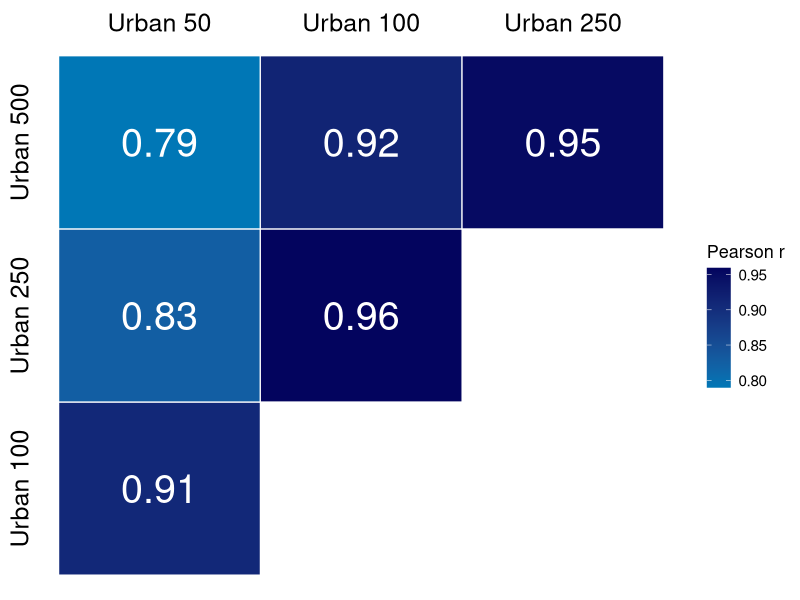

Here is the R script that generated this plot:
#####################################################################
#####################################################################
#####################################################################
###
### 0. Testing relationship beween urban density across scales
### Code by: Merin Reji Chacko
### Last edited: 21.01.2026
### 
#####################################################################
#####################################################################
#####################################################################
###
### Prep

rm(list=ls())

explanatory<-read.table("raw_data/explanatory_variables.txt", header = TRUE, sep = ";")

# Pairwise correlations + ggplot heatmap with values and legend forced to 0–1

library(Hmisc)
library(dplyr)
library(tidyr)
library(ggplot2)

density <- explanatory[,c("Urban_50", "Urban_100", "Urban_250", "Urban_500")]

# correlations + p-values
res <- rcorr(as.matrix(density), type = "pearson")
R <- res$r
P <- res$P

# tidy to long form, keep upper triangle only
df <- as.data.frame(as.table(R)) |>
  rename(var1 = Var1, var2 = Var2, r = Freq) |>
  left_join(
    as.data.frame(as.table(P)) |>
      rename(var1 = Var1, var2 = Var2, p = Freq),
    by = c("var1", "var2")
  )

lev <- colnames(density)
df <- df |>
  mutate(
    var1 = factor(var1, levels = lev),
    var2 = factor(var2, levels = lev)
  ) |>
  filter(as.integer(var1) < as.integer(var2))  # upper triangle only

label_fun <- function(x) gsub("_", " ", x)


ggplot(df, aes(x = var2, y = var1, fill = r)) +
  geom_tile(color = "white", linewidth = 0.4) +
  geom_text(aes(label = sprintf("%.2f", r)),
            size = 10, colour = "white") +
  scale_fill_gradient(
    low = "#0077b6",
    high = "#03045e",
    limits = range(df$r, na.rm = TRUE),
    name = "Pearson r"
  )+
  scale_x_discrete(labels = label_fun, position = "bottom") +
  scale_y_discrete(labels = label_fun, position = "right") +
  coord_flip() +
  labs(x = NULL, y = NULL) +
  theme_minimal() +
  theme(
    axis.text.x = element_text(size = 18, color = "black"),
    axis.text.y = element_text(size = 18, angle = 90, hjust = 0.5, color = "black"),
    legend.title = element_text(size = 13),
    legend.text  = element_text(size = 11),
    panel.grid = element_blank()
  )
